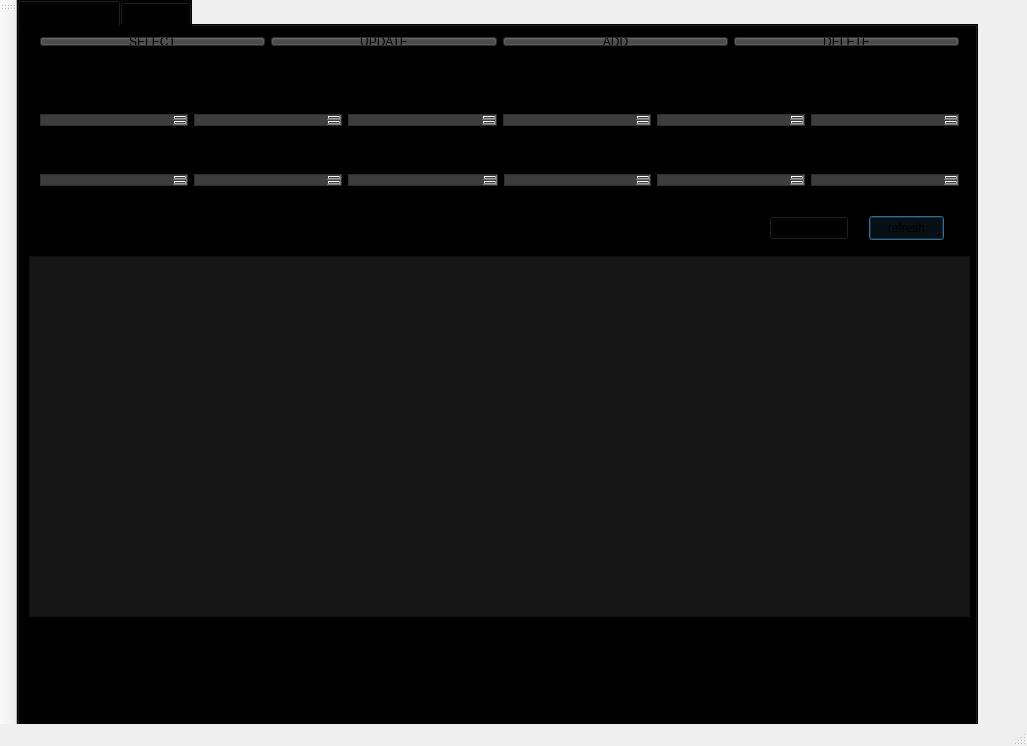
<?xml version="1.0" encoding="UTF-8"?>
<ui version="4.0">
 <class>CarsDatabaseApplicationClass</class>
 <widget class="QMainWindow" name="CarsDatabaseApplicationClass">
  <property name="enabled">
   <bool>true</bool>
  </property>
  <property name="geometry">
   <rect>
    <x>0</x>
    <y>0</y>
    <width>1027</width>
    <height>746</height>
   </rect>
  </property>
  <property name="focusPolicy">
   <enum>Qt::FocusPolicy::NoFocus</enum>
  </property>
  <property name="windowTitle">
   <string>CarsDatabaseApplication</string>
  </property>
  <property name="autoFillBackground">
   <bool>true</bool>
  </property>
  <widget class="QWidget" name="centralWidget">
   <widget class="QTabWidget" name="tabWidget">
    <property name="geometry">
     <rect>
      <x>0</x>
      <y>0</y>
      <width>961</width>
      <height>731</height>
     </rect>
    </property>
    <property name="autoFillBackground">
     <bool>false</bool>
    </property>
    <property name="styleSheet">
     <string notr="true">background-color: rgb(0, 0, 0);
gridline-color: rgb(47, 93, 0);
</string>
    </property>
    <property name="currentIndex">
     <number>0</number>
    </property>
    <widget class="QWidget" name="tab">
     <attribute name="title">
      <string>DB Operations</string>
     </attribute>
     <widget class="QTableView" name="output_table">
      <property name="geometry">
       <rect>
        <x>10</x>
        <y>230</y>
        <width>941</width>
        <height>361</height>
       </rect>
      </property>
      <property name="styleSheet">
       <string notr="true">background-color: rgb(22, 22, 22);</string>
      </property>
      <property name="lineWidth">
       <number>2</number>
      </property>
      <attribute name="verticalHeaderVisible">
       <bool>false</bool>
      </attribute>
     </widget>
     <widget class="QPushButton" name="refresh">
      <property name="geometry">
       <rect>
        <x>850</x>
        <y>190</y>
        <width>75</width>
        <height>24</height>
       </rect>
      </property>
      <property name="text">
       <string>refresh</string>
      </property>
      <property name="autoDefault">
       <bool>true</bool>
      </property>
      <property name="default">
       <bool>true</bool>
      </property>
      <property name="flat">
       <bool>false</bool>
      </property>
     </widget>
     <widget class="QWidget" name="horizontalLayoutWidget">
      <property name="geometry">
       <rect>
        <x>10</x>
        <y>0</y>
        <width>941</width>
        <height>31</height>
       </rect>
      </property>
      <layout class="QHBoxLayout" name="horizontalLayout">
       <item>
        <widget class="QPushButton" name="selectButton">
         <property name="styleSheet">
          <string notr="true">background-color: rgb(61, 61, 61);</string>
         </property>
         <property name="text">
          <string>SELECT</string>
         </property>
        </widget>
       </item>
       <item>
        <widget class="QPushButton" name="updateButton">
         <property name="styleSheet">
          <string notr="true">background-color: rgb(61, 61, 61);</string>
         </property>
         <property name="text">
          <string>UPDATE</string>
         </property>
        </widget>
       </item>
       <item>
        <widget class="QPushButton" name="addButton">
         <property name="styleSheet">
          <string notr="true">background-color: rgb(61, 61, 61);</string>
         </property>
         <property name="text">
          <string>ADD</string>
         </property>
        </widget>
       </item>
       <item>
        <widget class="QPushButton" name="deleteButton">
         <property name="maximumSize">
          <size>
           <width>16777215</width>
           <height>16777215</height>
          </size>
         </property>
         <property name="styleSheet">
          <string notr="true">background-color: rgb(61, 61, 61);
border-color: rgb(255, 0, 0);</string>
         </property>
         <property name="text">
          <string>DELETE</string>
         </property>
         <property name="autoExclusive">
          <bool>false</bool>
         </property>
         <property name="autoDefault">
          <bool>false</bool>
         </property>
         <property name="default">
          <bool>false</bool>
         </property>
         <property name="flat">
          <bool>false</bool>
         </property>
        </widget>
       </item>
      </layout>
     </widget>
     <widget class="QWidget" name="gridLayoutWidget">
      <property name="geometry">
       <rect>
        <x>10</x>
        <y>60</y>
        <width>941</width>
        <height>51</height>
       </rect>
      </property>
      <layout class="QGridLayout" name="gridLayout">
       <item row="2" column="2">
        <widget class="QTextEdit" name="input_MODEL">
         <property name="styleSheet">
          <string notr="true">background-color: rgb(61, 61, 61);</string>
         </property>
        </widget>
       </item>
       <item row="2" column="1">
        <widget class="QTextEdit" name="input_BRAND">
         <property name="styleSheet">
          <string notr="true">background-color: rgb(61, 61, 61);</string>
         </property>
        </widget>
       </item>
       <item row="1" column="0">
        <widget class="QLabel" name="l1">
         <property name="text">
          <string>ID</string>
         </property>
         <property name="alignment">
          <set>Qt::AlignmentFlag::AlignCenter</set>
         </property>
        </widget>
       </item>
       <item row="2" column="0">
        <widget class="QTextEdit" name="input_ID">
         <property name="styleSheet">
          <string notr="true">background-color: rgb(61, 61, 61);</string>
         </property>
        </widget>
       </item>
       <item row="2" column="3">
        <widget class="QTextEdit" name="input_POWER">
         <property name="styleSheet">
          <string notr="true">background-color: rgb(61, 61, 61);</string>
         </property>
        </widget>
       </item>
       <item row="2" column="4">
        <widget class="QTextEdit" name="input_CAPACITY">
         <property name="styleSheet">
          <string notr="true">background-color: rgb(61, 61, 61);</string>
         </property>
        </widget>
       </item>
       <item row="2" column="5">
        <widget class="QTextEdit" name="input_ENGINE">
         <property name="styleSheet">
          <string notr="true">background-color: rgb(61, 61, 61);</string>
         </property>
        </widget>
       </item>
       <item row="1" column="1">
        <widget class="QLabel" name="l2">
         <property name="text">
          <string>BRAND</string>
         </property>
         <property name="alignment">
          <set>Qt::AlignmentFlag::AlignCenter</set>
         </property>
        </widget>
       </item>
       <item row="1" column="2">
        <widget class="QLabel" name="l3">
         <property name="text">
          <string>MODEL</string>
         </property>
         <property name="alignment">
          <set>Qt::AlignmentFlag::AlignCenter</set>
         </property>
        </widget>
       </item>
       <item row="1" column="3">
        <widget class="QLabel" name="l4">
         <property name="text">
          <string>POWER (HP)</string>
         </property>
         <property name="alignment">
          <set>Qt::AlignmentFlag::AlignCenter</set>
         </property>
        </widget>
       </item>
       <item row="1" column="4">
        <widget class="QLabel" name="l5">
         <property name="text">
          <string>CAPACITY (L)</string>
         </property>
         <property name="alignment">
          <set>Qt::AlignmentFlag::AlignCenter</set>
         </property>
        </widget>
       </item>
       <item row="1" column="5">
        <widget class="QLabel" name="l6">
         <property name="text">
          <string>ENGINE</string>
         </property>
         <property name="alignment">
          <set>Qt::AlignmentFlag::AlignCenter</set>
         </property>
        </widget>
       </item>
      </layout>
     </widget>
     <widget class="Line" name="line">
      <property name="geometry">
       <rect>
        <x>-30</x>
        <y>33</y>
        <width>991</width>
        <height>20</height>
       </rect>
      </property>
      <property name="mouseTracking">
       <bool>false</bool>
      </property>
      <property name="styleSheet">
       <string notr="true">color: white;</string>
      </property>
      <property name="lineWidth">
       <number>1</number>
      </property>
      <property name="orientation">
       <enum>Qt::Orientation::Horizontal</enum>
      </property>
     </widget>
     <widget class="Line" name="line_2">
      <property name="geometry">
       <rect>
        <x>-60</x>
        <y>170</y>
        <width>1011</width>
        <height>20</height>
       </rect>
      </property>
      <property name="lineWidth">
       <number>3</number>
      </property>
      <property name="midLineWidth">
       <number>0</number>
      </property>
      <property name="orientation">
       <enum>Qt::Orientation::Horizontal</enum>
      </property>
     </widget>
     <widget class="QWidget" name="gridLayoutWidget_2">
      <property name="geometry">
       <rect>
        <x>10</x>
        <y>120</y>
        <width>941</width>
        <height>51</height>
       </rect>
      </property>
      <layout class="QGridLayout" name="gridLayout_2">
       <item row="1" column="2">
        <widget class="QLabel" name="l9">
         <property name="text">
          <string>CONSUMPTION (L/100KM)</string>
         </property>
         <property name="alignment">
          <set>Qt::AlignmentFlag::AlignCenter</set>
         </property>
        </widget>
       </item>
       <item row="2" column="1">
        <widget class="QTextEdit" name="input_FUEL">
         <property name="styleSheet">
          <string notr="true">background-color: rgb(61, 61, 61);</string>
         </property>
        </widget>
       </item>
       <item row="1" column="0">
        <widget class="QLabel" name="l7">
         <property name="text">
          <string>TYPE</string>
         </property>
         <property name="alignment">
          <set>Qt::AlignmentFlag::AlignCenter</set>
         </property>
        </widget>
       </item>
       <item row="2" column="4">
        <widget class="QTextEdit" name="input_NoD">
         <property name="styleSheet">
          <string notr="true">background-color: rgb(61, 61, 61);</string>
         </property>
        </widget>
       </item>
       <item row="2" column="5">
        <widget class="QTextEdit" name="input_VERSION">
         <property name="styleSheet">
          <string notr="true">background-color: rgb(61, 61, 61);</string>
         </property>
        </widget>
       </item>
       <item row="1" column="5">
        <widget class="QLabel" name="l12">
         <property name="text">
          <string>VERSION</string>
         </property>
         <property name="alignment">
          <set>Qt::AlignmentFlag::AlignCenter</set>
         </property>
        </widget>
       </item>
       <item row="2" column="3">
        <widget class="QTextEdit" name="input_PY">
         <property name="styleSheet">
          <string notr="true">background-color: rgb(61, 61, 61);</string>
         </property>
        </widget>
       </item>
       <item row="1" column="1">
        <widget class="QLabel" name="l8">
         <property name="text">
          <string>FUEL</string>
         </property>
         <property name="alignment">
          <set>Qt::AlignmentFlag::AlignCenter</set>
         </property>
        </widget>
       </item>
       <item row="2" column="0">
        <widget class="QTextEdit" name="input_TYPE">
         <property name="styleSheet">
          <string notr="true">background-color: rgb(61, 61, 61);</string>
         </property>
        </widget>
       </item>
       <item row="1" column="4">
        <widget class="QLabel" name="l11">
         <property name="text">
          <string>NUMBER OF DOORS</string>
         </property>
         <property name="alignment">
          <set>Qt::AlignmentFlag::AlignCenter</set>
         </property>
        </widget>
       </item>
       <item row="2" column="2">
        <widget class="QTextEdit" name="input_CONSUMPTION">
         <property name="styleSheet">
          <string notr="true">background-color: rgb(61, 61, 61);</string>
         </property>
        </widget>
       </item>
       <item row="1" column="3">
        <widget class="QLabel" name="l10">
         <property name="text">
          <string>PRODUCTION YEAR</string>
         </property>
         <property name="alignment">
          <set>Qt::AlignmentFlag::AlignCenter</set>
         </property>
        </widget>
       </item>
      </layout>
     </widget>
     <widget class="QLabel" name="l13">
      <property name="geometry">
       <rect>
        <x>20</x>
        <y>210</y>
        <width>49</width>
        <height>16</height>
       </rect>
      </property>
      <property name="text">
       <string>Output:</string>
      </property>
     </widget>
     <widget class="QPushButton" name="sortButton">
      <property name="geometry">
       <rect>
        <x>750</x>
        <y>190</y>
        <width>80</width>
        <height>24</height>
       </rect>
      </property>
      <property name="text">
       <string>SORT BY PY</string>
      </property>
     </widget>
    </widget>
    <widget class="QWidget" name="tab_2">
     <attribute name="title">
      <string>Statistics</string>
     </attribute>
     <widget class="QWidget" name="gridLayoutWidget_3">
      <property name="geometry">
       <rect>
        <x>0</x>
        <y>20</y>
        <width>941</width>
        <height>94</height>
       </rect>
      </property>
      <layout class="QGridLayout" name="gridLayout_3">
       <item row="1" column="0">
        <widget class="QLabel" name="l2_2">
         <property name="text">
          <string>BRAND</string>
         </property>
         <property name="alignment">
          <set>Qt::AlignmentFlag::AlignCenter</set>
         </property>
        </widget>
       </item>
       <item row="1" column="4">
        <widget class="QLabel" name="l6_2">
         <property name="text">
          <string>ENGINE</string>
         </property>
         <property name="alignment">
          <set>Qt::AlignmentFlag::AlignCenter</set>
         </property>
        </widget>
       </item>
       <item row="1" column="3">
        <widget class="QLabel" name="l5_2">
         <property name="text">
          <string>CAPACITY (L)</string>
         </property>
         <property name="alignment">
          <set>Qt::AlignmentFlag::AlignCenter</set>
         </property>
        </widget>
       </item>
       <item row="1" column="1">
        <widget class="QLabel" name="l3_2">
         <property name="text">
          <string>MODEL</string>
         </property>
         <property name="alignment">
          <set>Qt::AlignmentFlag::AlignCenter</set>
         </property>
        </widget>
       </item>
       <item row="2" column="3">
        <widget class="QTextEdit" name="input_CAPACITY_2">
         <property name="styleSheet">
          <string notr="true">background-color: rgb(61, 61, 61);</string>
         </property>
        </widget>
       </item>
       <item row="2" column="0">
        <widget class="QTextEdit" name="input_BRAND_2">
         <property name="styleSheet">
          <string notr="true">background-color: rgb(61, 61, 61);</string>
         </property>
        </widget>
       </item>
       <item row="2" column="1">
        <widget class="QTextEdit" name="input_MODEL_2">
         <property name="styleSheet">
          <string notr="true">background-color: rgb(61, 61, 61);</string>
         </property>
        </widget>
       </item>
       <item row="2" column="4">
        <widget class="QTextEdit" name="input_ENGINE_2">
         <property name="styleSheet">
          <string notr="true">background-color: rgb(61, 61, 61);</string>
         </property>
        </widget>
       </item>
       <item row="1" column="2">
        <widget class="QLabel" name="l4_2">
         <property name="text">
          <string>POWER (HP)</string>
         </property>
         <property name="alignment">
          <set>Qt::AlignmentFlag::AlignCenter</set>
         </property>
        </widget>
       </item>
       <item row="2" column="2">
        <widget class="QTextEdit" name="input_POWER_2">
         <property name="styleSheet">
          <string notr="true">background-color: rgb(61, 61, 61);</string>
         </property>
        </widget>
       </item>
      </layout>
     </widget>
     <widget class="QWidget" name="gridLayoutWidget_4">
      <property name="geometry">
       <rect>
        <x>0</x>
        <y>120</y>
        <width>941</width>
        <height>94</height>
       </rect>
      </property>
      <layout class="QGridLayout" name="gridLayout_4">
       <item row="1" column="2">
        <widget class="QLabel" name="l9_2">
         <property name="text">
          <string>CONSUMPTION (L/100KM)</string>
         </property>
         <property name="alignment">
          <set>Qt::AlignmentFlag::AlignCenter</set>
         </property>
        </widget>
       </item>
       <item row="2" column="1">
        <widget class="QTextEdit" name="input_FUEL_2">
         <property name="styleSheet">
          <string notr="true">background-color: rgb(61, 61, 61);</string>
         </property>
        </widget>
       </item>
       <item row="1" column="0">
        <widget class="QLabel" name="l7_2">
         <property name="text">
          <string>TYPE</string>
         </property>
         <property name="alignment">
          <set>Qt::AlignmentFlag::AlignCenter</set>
         </property>
        </widget>
       </item>
       <item row="2" column="4">
        <widget class="QTextEdit" name="input_NoD_2">
         <property name="styleSheet">
          <string notr="true">background-color: rgb(61, 61, 61);</string>
         </property>
        </widget>
       </item>
       <item row="2" column="5">
        <widget class="QTextEdit" name="input_VERSION_2">
         <property name="styleSheet">
          <string notr="true">background-color: rgb(61, 61, 61);</string>
         </property>
        </widget>
       </item>
       <item row="1" column="5">
        <widget class="QLabel" name="l12_2">
         <property name="text">
          <string>VERSION</string>
         </property>
         <property name="alignment">
          <set>Qt::AlignmentFlag::AlignCenter</set>
         </property>
        </widget>
       </item>
       <item row="2" column="3">
        <widget class="QTextEdit" name="input_PY_2">
         <property name="styleSheet">
          <string notr="true">background-color: rgb(61, 61, 61);</string>
         </property>
        </widget>
       </item>
       <item row="1" column="1">
        <widget class="QLabel" name="l8_2">
         <property name="text">
          <string>FUEL</string>
         </property>
         <property name="alignment">
          <set>Qt::AlignmentFlag::AlignCenter</set>
         </property>
        </widget>
       </item>
       <item row="2" column="0">
        <widget class="QTextEdit" name="input_TYPE_2">
         <property name="styleSheet">
          <string notr="true">background-color: rgb(61, 61, 61);</string>
         </property>
        </widget>
       </item>
       <item row="1" column="4">
        <widget class="QLabel" name="l11_2">
         <property name="text">
          <string>NUMBER OF DOORS</string>
         </property>
         <property name="alignment">
          <set>Qt::AlignmentFlag::AlignCenter</set>
         </property>
        </widget>
       </item>
       <item row="2" column="2">
        <widget class="QTextEdit" name="input_CONSUMPTION_2">
         <property name="styleSheet">
          <string notr="true">background-color: rgb(61, 61, 61);</string>
         </property>
        </widget>
       </item>
       <item row="1" column="3">
        <widget class="QLabel" name="l10_2">
         <property name="text">
          <string>PRODUCTION YEAR</string>
         </property>
         <property name="alignment">
          <set>Qt::AlignmentFlag::AlignCenter</set>
         </property>
        </widget>
       </item>
      </layout>
     </widget>
     <widget class="QPushButton" name="searchButton">
      <property name="geometry">
       <rect>
        <x>380</x>
        <y>230</y>
        <width>171</width>
        <height>61</height>
       </rect>
      </property>
      <property name="styleSheet">
       <string notr="true">color: rgb(98, 255, 55);</string>
      </property>
      <property name="text">
       <string>SEARCH</string>
      </property>
     </widget>
     <widget class="QWidget" name="horizontalLayoutWidget_2">
      <property name="geometry">
       <rect>
        <x>80</x>
        <y>350</y>
        <width>791</width>
        <height>183</height>
       </rect>
      </property>
      <layout class="QHBoxLayout" name="horizontalLayout_2">
       <item>
        <layout class="QVBoxLayout" name="verticalLayout_2">
         <item>
          <widget class="QLabel" name="label">
           <property name="font">
            <font>
             <pointsize>24</pointsize>
            </font>
           </property>
           <property name="text">
            <string>Amount:</string>
           </property>
          </widget>
         </item>
         <item>
          <widget class="QLCDNumber" name="lcdNumber_amount">
           <property name="font">
            <font>
             <pointsize>36</pointsize>
            </font>
           </property>
           <property name="styleSheet">
            <string notr="true">color: rgb(0, 255, 0);</string>
           </property>
          </widget>
         </item>
        </layout>
       </item>
       <item>
        <layout class="QVBoxLayout" name="verticalLayout">
         <item>
          <widget class="QLabel" name="label_2">
           <property name="font">
            <font>
             <pointsize>24</pointsize>
            </font>
           </property>
           <property name="text">
            <string>Percent:</string>
           </property>
          </widget>
         </item>
         <item>
          <layout class="QHBoxLayout" name="horizontalLayout_3">
           <item>
            <widget class="QLCDNumber" name="lcdNumber_percent">
             <property name="font">
              <font>
               <pointsize>36</pointsize>
              </font>
             </property>
             <property name="styleSheet">
              <string notr="true">color: rgb(0, 255, 0);
color: rgb(255, 249, 62);</string>
             </property>
            </widget>
           </item>
           <item>
            <widget class="QLabel" name="label_3">
             <property name="font">
              <font>
               <pointsize>60</pointsize>
              </font>
             </property>
             <property name="styleSheet">
              <string notr="true">color: rgb(255, 249, 62);</string>
             </property>
             <property name="text">
              <string>%</string>
             </property>
            </widget>
           </item>
          </layout>
         </item>
        </layout>
       </item>
      </layout>
     </widget>
    </widget>
   </widget>
  </widget>
  <widget class="QToolBar" name="mainToolBar">
   <attribute name="toolBarArea">
    <enum>LeftToolBarArea</enum>
   </attribute>
   <attribute name="toolBarBreak">
    <bool>false</bool>
   </attribute>
  </widget>
  <widget class="QStatusBar" name="statusBar"/>
  <action name="actionad2">
   <property name="text">
    <string>ad2</string>
   </property>
  </action>
  <action name="actionad3">
   <property name="text">
    <string>ad3</string>
   </property>
  </action>
 </widget>
 <layoutdefault spacing="6" margin="11"/>
 <resources>
  <include location="CarsDatabaseApplication.qrc"/>
 </resources>
 <connections/>
</ui>
